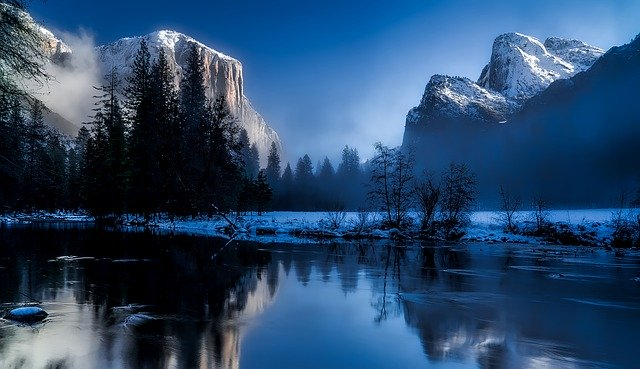
#> input picture park.jpg, 640 x 369 px, found by its file name
$ python blurring.py
#> lines starting #> are read from the running program, lines starting #| are printed output that depends on the picture
import cv2
import os

# Example of a robust approach
image_path = r'D:/Machine Learning Course/SA github/chapter2/images/park.jpg'
# Replace with your actual path

if not os.path.exists(image_path):
    print(f"Error: Image file not found at '{image_path}'")
else:
    img = cv2.imread(image_path)
#> img is the input picture: shape (369, 640, 3); mean B, G, R 106.8, 72.5, 40.9

    if img is None:
        print("Error: The image cannot be read. Check file permissions.")
    else:
        # Proceed with image Blurring Technique
        box = cv2.blur(img, (7, 7))
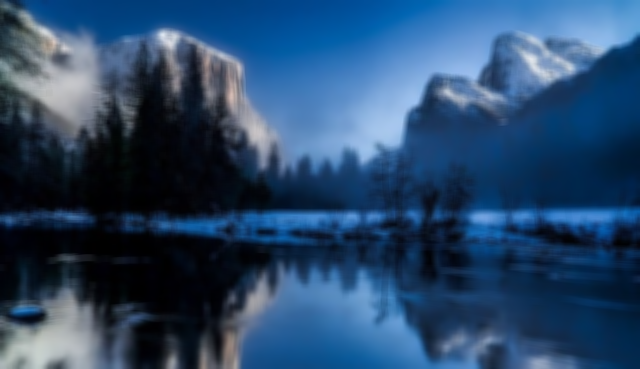
#> box: shape (369, 640, 3); mean B, G, R 106.9, 72.5, 40.9
        gauss = cv2.GaussianBlur(img, (7, 7), 0)
        median = cv2.medianBlur(img, 7)
        bilateral = cv2.bilateralFilter(img, d=9, sigmaColor=75, sigmaSpace=75)
        cv2.imwrite("blur_box.png", box)
        cv2.imshow("Box blur", box)
        cv2.imwrite("blur_gaussian.png", gauss)
        cv2.imshow("Gaussian blur", gauss)
        cv2.imwrite("blur_median.png", median)
        cv2.imshow("Median blur", median)
        cv2.imwrite("blur_bilateral.png", bilateral)
        cv2.imshow("Bilateral blur", bilateral)
        cv2.waitKey(0)  # keep window open until a key press
        cv2.destroyAllWindows()


$ run again, with green tree.jpg copied over park.jpg
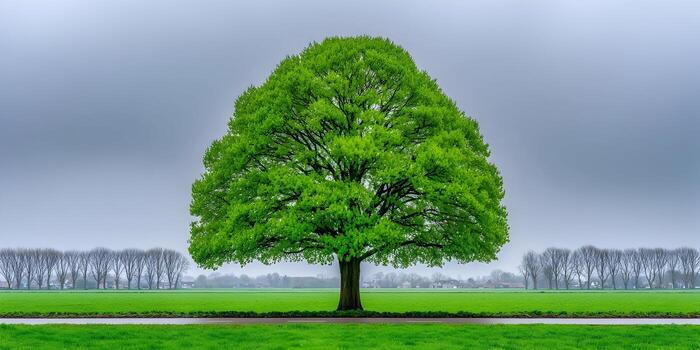
#> input picture green tree.jpg, 700 x 350 px, found by its file name
#> img is the input picture: shape (350, 700, 3); mean B, G, R 132.2, 154.5, 120.9
#> `box = cv2.blur(img, (7, 7))`:
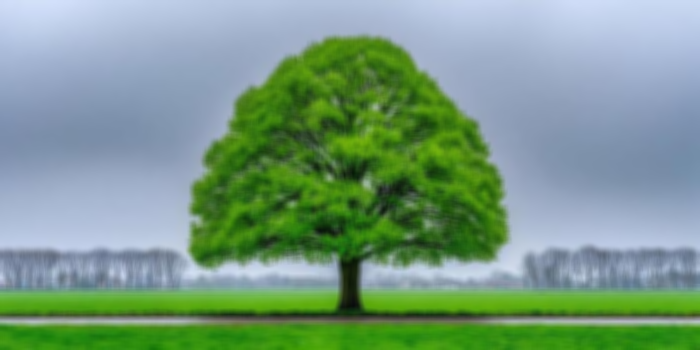
#> box: shape (350, 700, 3); mean B, G, R 132.2, 154.5, 120.9
#> `median = cv2.medianBlur(img, 7)`:
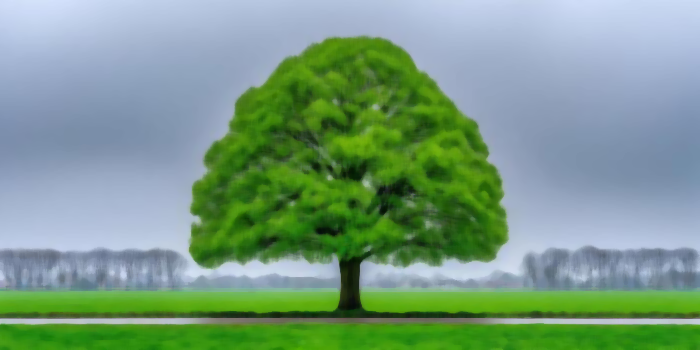
#> median: shape (350, 700, 3); mean B, G, R 131.5, 155, 121
